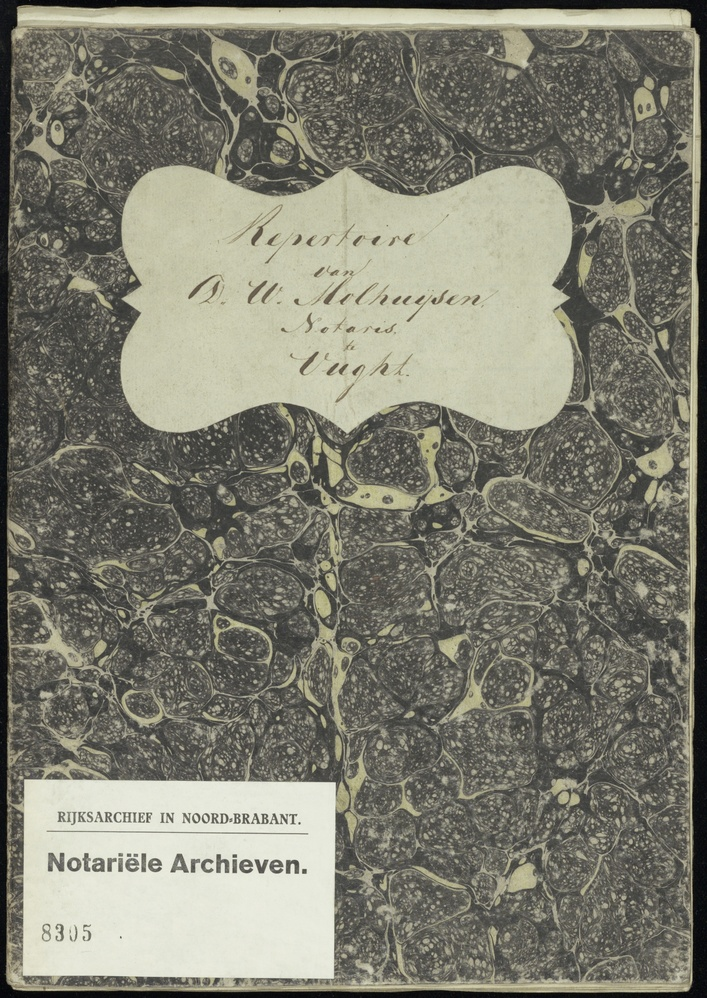
#> input picture TRainingImages/1.jpg, 707 x 998 px, shrunk from 2623 x 3706 before the run, found by its file name
$ python Visualize.py   (older library calls are emulated)
#> lines starting #> are read from the running program, lines starting #| are printed output that depends on the picture
import matplotlib.pyplot as plt
from skimage.io import imread
from skimage import color
import numpy as np

cimage = imread('.../TRainingImages/1.jpg')
#> cimage is the input picture: shape (998, 707, 3); mean R, G, B 126.3, 125.4, 112.1
fig, ax = plt.subplots(figsize=(20, 20))
ax.imshow(cimage)
ax.axis('off')

# convert the image from RGB to LAB
lab_img = color.rgb2lab(cimage)
#> lab_img: shape (998, 707, 3) float64; mean of channels 0, 1, 2 51.4, -2, 7.2
x, y, z = lab_img.shape
#> x = 998; y = 707; z = 3

# to plot the colors we will use the RGB values from the
# image directly for colors.
to_plot = cimage.reshape(x * y, 3)
colors_map = to_plot.astype(np.float) / 256

# create dataset for scatter plot
scatter_x = []
scatter_y = []
for xi in range(x):
    for yi in range(y):
        L_val = lab_img[xi, yi][0]
        A_val = lab_img[xi, yi][1]
        B_val = lab_img[xi, yi][2]
        scatter_x.append(A_val)
        scatter_y.append(B_val)
#> after the loop, scatter_x = 705586 items; scatter_y = 705586 items

plt.figure(figsize=(20, 20))
plt.xlabel("a* from green to red")
plt.ylabel("b* from blue to yellow")
plt.scatter(scatter_x, scatter_y, c=colors_map)

plt.show()
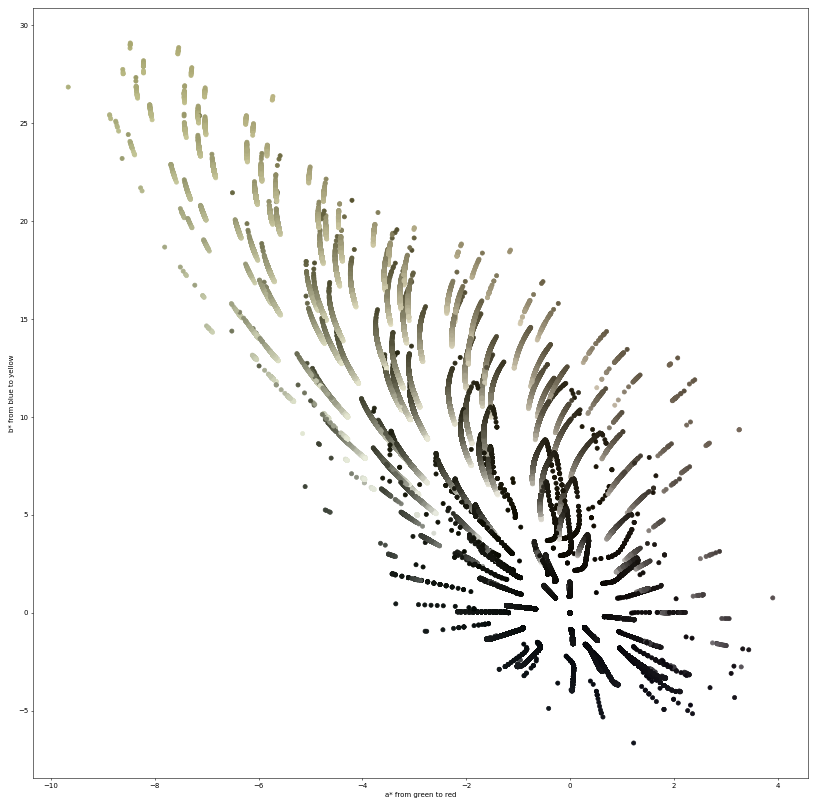
#> figure drawn by matplotlib, 1 panel
